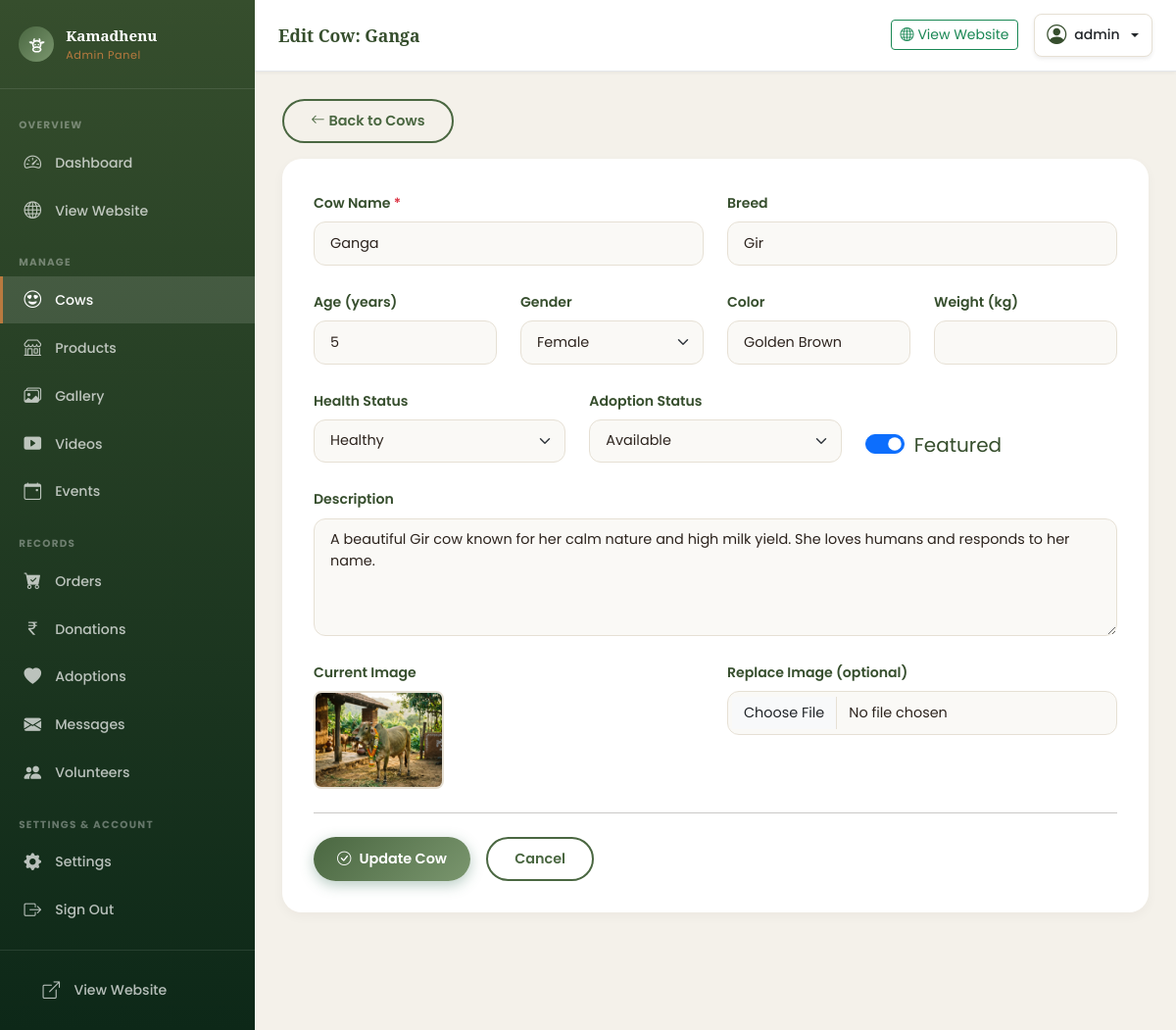
Screenshot of /admin/cow-edit.php?id=1 (signed in) with the database file from the repository.
### tables this page shows
CREATE TABLE IF NOT EXISTS `cows` (
  `id`          INT UNSIGNED NOT NULL AUTO_INCREMENT,
  `name`        VARCHAR(100) NOT NULL,
  `breed`       VARCHAR(100) NOT NULL DEFAULT '',
  `age`         TINYINT UNSIGNED NOT NULL DEFAULT 0,
  `gender`      ENUM('Female','Male','Calf') NOT NULL DEFAULT 'Female',
  `color`       VARCHAR(80) NOT NULL DEFAULT '',
  `weight_kg`   DECIMAL(6,2) UNSIGNED DEFAULT NULL,
  `health_status` ENUM('Healthy','Under Treatment','Recovered') NOT NULL DEFAULT 'Healthy',
  `adoption_status` ENUM('Available','Adopted','Not Available') NOT NULL DEFAULT 'Available',
  `description` TEXT DEFAULT NULL,
  `image`       VARCHAR(255) DEFAULT NULL,
  `is_featured` TINYINT(1) NOT NULL DEFAULT 0,
  `created_at`  TIMESTAMP NOT NULL DEFAULT CURRENT_TIMESTAMP,
  `updated_at`  TIMESTAMP NOT NULL DEFAULT CURRENT_TIMESTAMP ON UPDATE CURRENT_TIMESTAMP,
  PRIMARY KEY (`id`),
  INDEX `idx_cows_adoption_status` (`adoption_status`),
  INDEX `idx_cows_is_featured` (`is_featured`)
);

### includes/functions.php (called while the page is built, shortened)
<?php
function e(string $str): string {
    return htmlspecialchars($str, ENT_QUOTES | ENT_SUBSTITUTE, 'UTF-8');
}
function img_url(string $subdir, ?string $filename): string {
    if (empty($filename)) return PLACEHOLDER_IMG;
    return UPLOAD_URL . $subdir . '/' . e($filename);
}

### includes/auth.php (called while the page is built, shortened)
<?php
function current_admin_username(): string {
    return $_SESSION['admin_username'] ?? 'Admin';
}

### admin/cow-edit.php (the view, shortened to what this page needs)
<?php
require_once __DIR__ . '/../includes/functions.php';
require_once __DIR__ . '/../includes/auth.php';
$pdo = getDBConnection();
$id  = isset($_GET['id']) ? (int)$_GET['id'] : 0;
$stmt = $pdo->prepare("SELECT * FROM cows WHERE id = :id");
$stmt->execute([':id' => $id]);
$cow = $stmt->fetch();
$old    = $cow;
$adminPageTitle  = 'Edit Cow: ' . e($cow['name']);
$adminActivePage = 'cows';
require_once __DIR__ . '/includes/admin_layout_header.php';
?>
<div class="mb-3">
  <a href="<?= BASE_URL ?>/admin/cows.php" class="btn btn-sm btn-kg-outline">
    <i class="bi bi-arrow-left me-1"></i>Back to Cows
  </a>
</div>
<div class="kg-admin-form-card">
  <form method="POST" action="" enctype="multipart/form-data" data-validate novalidate>
    <div class="row g-4">
      <div class="col-md-6">
        <label class="form-label">Cow Name <span class="text-danger">*</span></label>
        <input type="text" name="name" class="form-control" value="<?= e($old['name']) ?>" required>
      </div>
      <div class="col-md-6">
        <label class="form-label">Breed</label>
        <input type="text" name="breed" class="form-control" value="<?= e($old['breed']) ?>">
      </div>
      <div class="col-md-3">
        <label class="form-label">Age (years)</label>
        <input type="number" name="age" class="form-control" min="0" value="<?= (int)$old['age'] ?>">
      </div>
      <div class="col-md-3">
        <label class="form-label">Gender</label>
        <select name="gender" class="form-select">
          <?php foreach (['Female','Male','Calf'] as $g): ?>
          <option value="<?= $g ?>" <?= $old['gender'] === $g ? 'selected':'' ?>><?= $g ?></option>
          <?php endforeach; ?>
        </select>
      </div>
      <div class="col-md-3">
        <label class="form-label">Color</label>
        <input type="text" name="color" class="form-control" value="<?= e($old['color']) ?>">
      </div>
      <div class="col-md-3">
        <label class="form-label">Weight (kg)</label>
        <input type="number" name="weight_kg" class="form-control" step="0.01" min="0" value="<?= e($old['weight_kg'] ?? '') ?>">
      </div>
      <div class="col-md-4">
        <label class="form-label">Health Status</label>
        <select name="health_status" class="form-select">
          <?php foreach (['Healthy','Under Treatment','Recovered'] as $hs): ?>
          <option value="<?= $hs ?>" <?= $old['health_status'] === $hs ? 'selected':'' ?>><?= $hs ?></option>
          <?php endforeach; ?>
        </select>
      </div>
      <div class="col-md-4">
        <label class="form-label">Adoption Status</label>
        <select name="adoption_status" class="form-select">
          <?php foreach (['Available','Adopted','Not Available'] as $as): ?>
          <option value="<?= $as ?>" <?= $old['adoption_status'] === $as ? 'selected':'' ?>><?= $as ?></option>
          <?php endforeach; ?>
        </select>
      </div>
      <div class="col-md-4 d-flex align-items-end">
        <div class="form-check form-switch fs-5">
          <input class="form-check-input" type="checkbox" name="is_featured" id="is_featured" value="1" <?= $old['is_featured'] ? 'checked':'' ?>>
          <label class="form-check-label fw-600" for="is_featured" style="color:var(--kg-green-dark);">Featured</label>
        </div>
      </div>
      <div class="col-12">
        <label class="form-label">Description</label>
        <textarea name="description" class="form-control" rows="4"><?= e($old['description']) ?></textarea>
      </div>
      <div class="col-md-6">
        <label class="form-label">Current Image</label>
        <div>
          <img src="<?= img_url('cows', $old['image']) ?>"
               alt="Current" id="cowPreview"
               style="max-height:100px;border-radius:8px;object-fit:cover;border:2px solid var(--kg-border);"
               onerror="this.src='<?= BASE_URL ?>/assets/images/placeholder.jpg'">
        </div>
      </div>
      <div class="col-md-6">
        <label class="form-label">Replace Image (optional)</label>
        <input type="file" name="image" class="form-control" accept="image/*" data-preview="cowPreview">
      </div>
    </div>
    <hr class="my-4">
    <div class="d-flex gap-3">
      <button type="submit" class="btn btn-kg-primary px-4"><i class="bi bi-check-circle me-2"></i>Update Cow</button>
      <a href="<?= BASE_URL ?>/admin/cows.php" class="btn btn-kg-outline">Cancel</a>
    </div>
  </form>
</div>
<?php require_once __DIR__ . '/includes/admin_layout_footer.php'; ?>

### admin/includes/admin_layout_header.php (shortened to what this page needs)
<?php
$adminPageTitle  = $adminPageTitle  ?? 'Dashboard';
$adminActivePage = $adminActivePage ?? '';
function admin_sidebar_link(string $href, string $icon, string $label, string $active, string $key): string {
    $cls = ($active === $key) ? ' active' : '';
    return <<<HTML
<a href="{$href}" class="kg-sidebar-link{$cls}">
  <i class="bi bi-{$icon}"></i>
  {$label}
</a>
HTML;
}
?>
<!DOCTYPE html>
<html lang="en">
<head>
  <link rel="stylesheet" href="https://cdn.jsdelivr.net/npm/bootstrap@5.3.3/dist/css/bootstrap.min.css">
  <link rel="stylesheet" href="https://cdn.jsdelivr.net/npm/bootstrap-icons@1.11.3/font/bootstrap-icons.css">
  <link rel="stylesheet" href="<?= BASE_URL ?>/assets/css/style.css?v=<?= time() ?>">
</head>
<body class="kg-admin-body">
<aside class="kg-sidebar" id="adminSidebar">
  <div class="kg-sidebar-brand">
    <div class="kg-logo-icon-sm"><?= get_cow_logo_svg() ?></div>
    <div class="kg-sidebar-brand-text">
      <span class="kg-sidebar-brand-main">Kamadhenu</span>
      <span class="kg-sidebar-brand-sub">Admin Panel</span>
    </div>
  </div>
  <nav class="kg-sidebar-nav">
    <div class="kg-sidebar-nav-label">Overview</div>
    <?= admin_sidebar_link(BASE_URL . '/admin/dashboard.php', 'speedometer2', 'Dashboard', $adminActivePage, 'dashboard') ?>
    <a href="<?= BASE_URL ?>/" class="kg-sidebar-link" target="_blank">
      <i class="bi bi-globe"></i> View Website
    </a>
    <div class="kg-sidebar-nav-label mt-2">Manage</div>
    <?= admin_sidebar_link(BASE_URL . '/admin/cows.php',     'emoji-heart-eyes', 'Cows',       $adminActivePage, 'cows') ?>
    <?= admin_sidebar_link(BASE_URL . '/admin/products.php', 'shop',             'Products',   $adminActivePage, 'products') ?>
    <?= admin_sidebar_link(BASE_URL . '/admin/gallery.php',  'images',           'Gallery',    $adminActivePage, 'gallery') ?>
    <?= admin_sidebar_link(BASE_URL . '/admin/videos.php',   'play-btn-fill',    'Videos',     $adminActivePage, 'videos') ?>
    <?= admin_sidebar_link(BASE_URL . '/admin/events.php',   'calendar-event',   'Events',     $adminActivePage, 'events') ?>
    <div class="kg-sidebar-nav-label mt-2">Records</div>
    <?= admin_sidebar_link(BASE_URL . '/admin/orders.php',     'cart-check-fill','Orders',     $adminActivePage, 'orders') ?>
    <?= admin_sidebar_link(BASE_URL . '/admin/donations.php',  'currency-rupee', 'Donations',  $adminActivePage, 'donations') ?>
    <?= admin_sidebar_link(BASE_URL . '/admin/adoptions.php',  'heart-fill',     'Adoptions',  $adminActivePage, 'adoptions') ?>
    <?= admin_sidebar_link(BASE_URL . '/admin/messages.php',   'envelope-fill',  'Messages',   $adminActivePage, 'messages') ?>
    <?= admin_sidebar_link(BASE_URL . '/admin/volunteers.php', 'people-fill',    'Volunteers', $adminActivePage, 'volunteers') ?>
    <div class="kg-sidebar-nav-label mt-2">Settings & Account</div>
    <?= admin_sidebar_link(BASE_URL . '/admin/settings.php', 'gear-fill', 'Settings', $adminActivePage, 'settings') ?>
    <?= admin_sidebar_link(BASE_URL . '/admin/logout.php', 'box-arrow-right', 'Sign Out', $adminActivePage, 'logout') ?>
  </nav>
  <div class="kg-sidebar-footer">
    <a href="<?= BASE_URL ?>/" class="kg-sidebar-link" target="_blank">
      <i class="bi bi-box-arrow-up-right"></i> View Website
    </a>
  </div>
</aside>
<main class="kg-admin-main">
  <div class="kg-admin-topbar">
    <div class="d-flex align-items-center gap-3">
      <h5 class="mb-0"><?= e($adminPageTitle) ?></h5>
    </div>
    <div class="d-flex align-items-center gap-3">
      <a href="<?= BASE_URL ?>/" class="btn btn-sm btn-outline-success d-none d-md-inline-flex" target="_blank" title="View Public Website">
        <i class="bi bi-globe me-1"></i> View Website
      </a>
      <div class="dropdown">
        <button class="btn btn-sm dropdown-toggle d-flex align-items-center gap-2 shadow-sm" type="button" id="adminProfileDropdown" data-bs-toggle="dropdown" aria-expanded="false" style="background: white; border: 1px solid var(--kg-border); border-radius: 8px; padding: 0.4rem 0.8rem;">
          <i class="bi bi-person-circle fs-5" style="color:var(--kg-green-dark);"></i>
          <span class="fw-medium text-dark d-none d-md-inline"><?= e(current_admin_username()) ?></span>
        </button>
      </div>
    </div>
  </div>
  <div class="kg-admin-content">

### assets/css/style.css (style rules this page uses)
:root { --kg-green: #4A6741; --kg-green-dark: #364E2D; --kg-green-light: #7A966E; --kg-green-pale: #E2E8DC; --kg-gold: #B97A3F; --kg-gold-dark: #8F5927; --kg-gold-light: #DFBC94; --kg-cream: #F4F1EA; --kg-cream-dark: #EAE4D4; --kg-brown: #584033; --kg-text: #2D241E; --kg-text-muted: #786C60; --kg-border: #E6E0D4; --kg-white: #FAF9F6; --kg-shadow-sm: 0 4px 12px rgba(45, 36, 30, .04); --kg-shadow-md: 0 8px 24px rgba(45, 36, 30, .08); --kg-shadow-lg: 0 16px 48px rgba(45, 36, 30, .12); --kg-radius: 20px; --kg-radius-sm: 12px; --kg-radius-pill: 50px; --kg-transition: all .4s cubic-bezier(.25,.8,.25,1); }
*,*::before,*::after { box-sizing: border-box; }
html { scroll-behavior: smooth; }
body { font-family: 'Poppins', sans-serif; color: var(--kg-text); background-color: var(--kg-cream); line-height: 1.6; display: flex; flex-direction: column; min-height: 100vh; }
h1,h2,h3,h4,h5,h6 { font-family: 'Noto Serif', Georgia, serif; font-weight: 700; line-height: 1.3; }
a { color: var(--kg-green); text-decoration: none; transition: var(--kg-transition); }
img { max-width: 100%; height: auto; }
.btn-kg-primary { background: linear-gradient(135deg, var(--kg-green) 0%, var(--kg-green-light) 100%); color: #fff; border: none; border-radius: var(--kg-radius-pill); padding: .65rem 1.8rem; font-weight: 600; font-size: .9rem; box-shadow: 0 4px 14px rgba(45,106,79,.35); transition: var(--kg-transition); }
.btn-kg-outline { background: transparent; color: var(--kg-green); border: 2px solid var(--kg-green); border-radius: var(--kg-radius-pill); padding: .6rem 1.7rem; font-weight: 600; font-size: .9rem; transition: var(--kg-transition); }
.form-label { font-weight: 600; color: var(--kg-green-dark); font-size: .88rem; }
.form-control, .form-select { border: 1.5px solid var(--kg-border); border-radius: var(--kg-radius-sm); padding: .65rem 1rem; font-size: .9rem; color: var(--kg-text); background-color: var(--kg-white); transition: var(--kg-transition); }
.form-control::placeholder { color: #aaa; }
textarea.form-control { resize: vertical; min-height: 120px; }
.kg-logo-icon-sm { width: 36px; height: 36px; background: linear-gradient(135deg, var(--kg-green) 0%, var(--kg-green-light) 100%); border-radius: 50%; display: flex; align-items: center; justify-content: center; color: #fff; font-size: 1rem; }
.kg-admin-body { background: var(--kg-cream); font-family: 'Poppins', sans-serif; color: var(--kg-text); }
.kg-sidebar { width: 260px; min-height: 100vh; background: linear-gradient(180deg, var(--kg-green-dark) 0%, #0d2818 100%); position: fixed; top: 0; left: 0; z-index: 1040; display: flex; flex-direction: column; transition: transform .3s ease; }
.kg-sidebar-brand { padding: 1.5rem 1.2rem; border-bottom: 1px solid rgba(255,255,255,.1); display: flex; align-items: center; gap: .75rem; }
.kg-sidebar-brand-text { color: #fff; }
.kg-sidebar-brand-main { font-family: 'Noto Serif', serif; font-size: .95rem; font-weight: 700; display: block; }
.kg-sidebar-brand-sub { font-size: .7rem; color: var(--kg-gold); display: block; letter-spacing: .05em; }
.kg-sidebar-nav { flex: 1; padding: 1rem 0; overflow-y: auto; }
.kg-sidebar-nav-label { font-size: .65rem; font-weight: 700; letter-spacing: .12em; text-transform: uppercase; color: rgba(255,255,255,.35); padding: .8rem 1.2rem .3rem; }
.kg-sidebar-link { display: flex; align-items: center; gap: .75rem; padding: .65rem 1.2rem; color: rgba(255,255,255,.7); font-size: .88rem; font-weight: 500; transition: var(--kg-transition); border-left: 3px solid transparent; }
.kg-sidebar-link i { font-size: 1.1rem; width: 22px; text-align: center; }
.kg-sidebar-link.active { color: #fff; background: rgba(255,255,255,.12); border-left-color: var(--kg-gold); }
.kg-sidebar-footer { padding: 1rem 1.2rem; border-top: 1px solid rgba(255,255,255,.1); }
.kg-admin-main { margin-left: 260px; min-height: 100vh; display: flex; flex-direction: column; }
.kg-admin-topbar { background: #fff; border-bottom: 1px solid #e5e7eb; padding: .85rem 1.5rem; display: flex; align-items: center; justify-content: space-between; position: sticky; top: 0; z-index: 1020; box-shadow: 0 1px 4px rgba(0,0,0,.06); }
.kg-admin-topbar h5 { color: var(--kg-green-dark); font-size: 1.1rem; margin: 0; }
.kg-admin-content { flex: 1; padding: 1.75rem; }
.kg-admin-form-card { background: #fff; border-radius: var(--kg-radius); padding: 2rem; box-shadow: var(--kg-shadow-sm); }
body { animation: pageLoadFade 0.8s ease-out forwards; }

### rows the page displays
cows: name "Edit Cow: Ganga", name "Ganga", breed "Gir", age "5", gender "Female", color "Golden Brown", health_status "Healthy", adoption_status "Available", is_featured "☑", description "A beautiful Gir cow known for her calm nature and high milk yield. She loves humans and responds to her name."

### other values shown
$label "Dashboard Cows Products Gallery Videos Events Orders Donations Adoptions Messages Volunteers Settings Sign Out"
current_admin_username() "admin"
